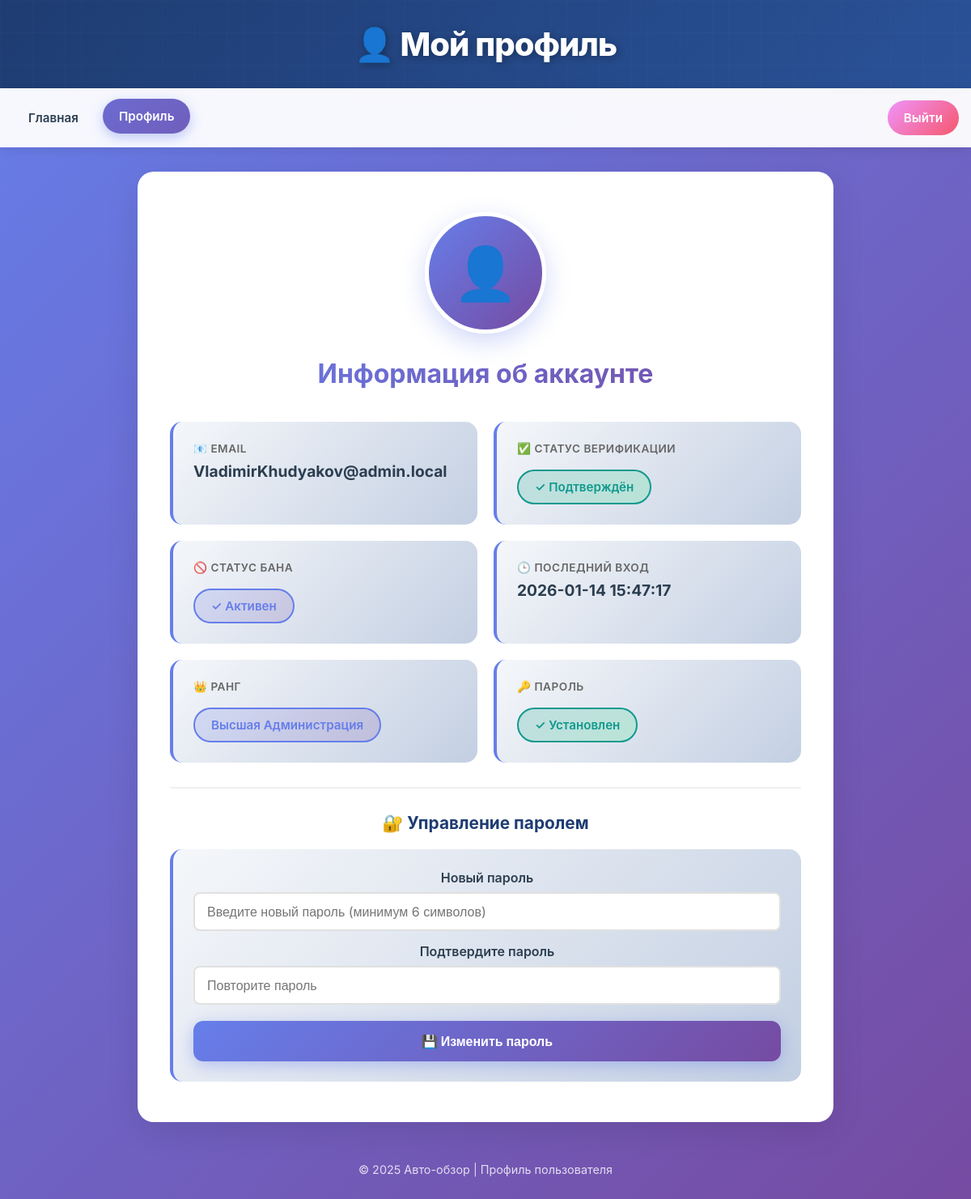
/profile (signed in), run on an earlier commit of the app's database.
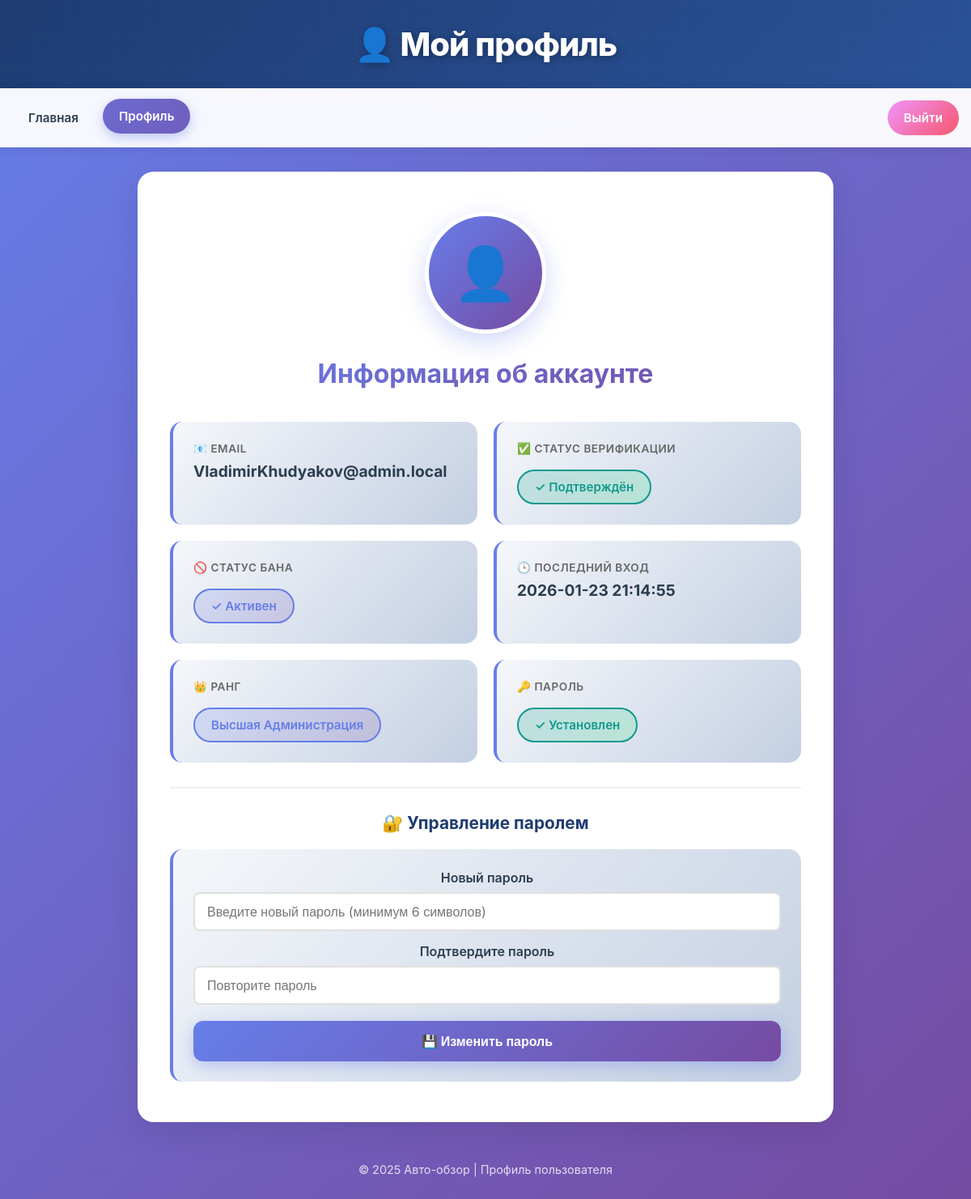
And on a later commit of the database.
### tables this page shows
CREATE TABLE users (
                email TEXT PRIMARY KEY,
                verified BOOLEAN NOT NULL DEFAULT 0,
                banned BOOLEAN NOT NULL DEFAULT 0,
                banned_until TEXT,
                ban_reason TEXT,
                last_login TEXT
            , rank TEXT DEFAULT NULL, rank_changed_by TEXT DEFAULT NULL, rank_change_reason TEXT DEFAULT NULL, rank_changed_at TEXT DEFAULT NULL, old_rank TEXT DEFAULT NULL, rank_notification_seen BOOLEAN DEFAULT 0, password TEXT DEFAULT NULL, theme TEXT DEFAULT 'light');

### main.py (the view, shortened to what this page needs)
@app.route('/profile')
def profile():
    email = session.get('email')
    if not email:
        return redirect(url_for('login'))
    user_data = get_user(email)
    if not user_data:
        return redirect(url_for('login'))
    if user_data['banned'] and not user_data['banned_until']:
        reason = user_data['ban_reason'] if user_data['ban_reason'] else 'Не указана'
        log_access(email, "ПОПЫТКА ПРОФИЛЯ (постоянный бан)")
        return render_template('banned.html', email=email, until='навсегда', reason=reason)
    user_rank = get_user_rank(email)
    rank_display = RANK_NAMES.get(user_rank, None) if user_rank else None
    profile_data = {
        'email': email,
        'verified': user_data['verified'],
        'banned': user_data['banned'],
        'banned_until': user_data['banned_until'],
        'ban_reason': user_data['ban_reason'],
        'last_login': user_data['last_login'] or 'Ещё не входил',
        'rank': user_rank,
        'rank_display': rank_display
    }
    has_password = bool(user_data.get('password'))
    log_access(email, "ОТКРЫЛ ПРОФИЛЬ")
    return render_template('profile.html', profile=profile_data, has_password=has_password)

### main.py (called while the page is built, shortened)
def get_user_rank(email):
    user = get_user(email)
    if user and user.get('rank'):
        return user['rank']
    return None

def get_user(email):
    with sqlite3.connect(DATABASE) as conn:
        conn.row_factory = sqlite3.Row
        cur = conn.cursor()
        cur.execute("SELECT * FROM users WHERE email = ?", (email,))
        row = cur.fetchone()
        return dict(row) if row else None

def is_user_banned(email):
    user = get_user(email)
    if not user:
        return False
    return user['banned']

@app.after_request
def add_no_cache_headers(response):
    if response.content_type and 'text/html' in response.content_type:
        response.headers['Cache-Control'] = 'no-cache, no-store, must-revalidate, max-age=0'
        response.headers['Pragma'] = 'no-cache'
        response.headers['Expires'] = '0'
        response.headers['ETag'] = str(time.time())
    elif response.content_type and any(x in response.content_type for x in ['text/css', 'application/javascript', 'image/', 'font/']):
        response.headers['Cache-Control'] = 'public, max-age=86400, must-revalidate'
    return response

### templates/profile.html (shortened to what the changed rows need)
<!DOCTYPE html>
<html lang="ru">
<head>
</head>
<body>
    <header>
        <h1>👤 Мой профиль</h1>
    </header>
    <div class="container">
        <div class="profile-card">
            <h2>Информация об аккаунте</h2>
            <div class="info-grid">
                <div class="info-item">
                    <div class="label">📧 Email</div>
                    <div class="value">{{ profile.email }}</div>
                </div>
                <div class="info-item">
                    <div class="label">🕒 Последний вход</div>
                    <div class="value">{{ profile.last_login }}</div>
                </div>
            </div>
        </div>
    </div>
</body>
</html>

What changed in the data, as far as the page shows it:
changed users "VladimirKhudyakov@admin.local": last_login "2026-01-14 15:47:17" → "2026-01-23 21:14:55"
